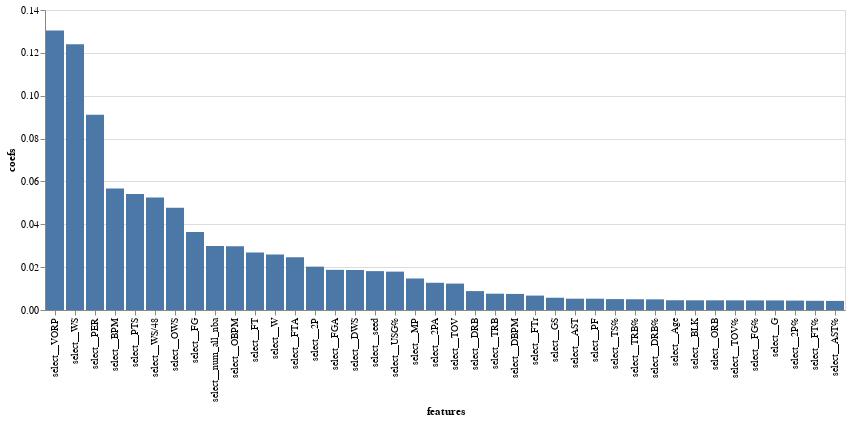

The notebook cell saved with this chart:
### Markdown cell above
We can also view which coefficients made the most impact on the model. We see that VORP was one of the strongest features in prediciting All-NBA status.

### Code cell
alt.Chart(coef_df_nz[0:40]).mark_bar().encode(
    y='coefs',
    x=alt.Y('features', sort='-y'))

### Figure 1 — Vega-Lite specification as saved in the notebook (floating-point values rounded to 4 significant figures)
{"config": {"view": {"continuousWidth": 400, "continuousHeight": 300}}, "data": {"name": "data-5017db4a74c0f46aa563855557c34f18"}, "mark": "bar", "encoding": {"x": {"field": "features", "sort": "-y", "type": "nominal"}, "y": {"field": "coefs", "type": "quantitative"}}, "$schema": "https://vega.github.io/schema/vega-lite/v4.17.0.json", "datasets": {"data-5017db4a74c0f46aa563855557c34f18": [{"coefs": 0.1305, "features": "select__VORP"}, {"coefs": 0.124, "features": "select__WS"}, {"coefs": 0.09114, "features": "select__PER"}, {"coefs": 0.05674, "features": "select__BPM"}, {"coefs": 0.05412, "features": "select__PTS"}, {"coefs": 0.0525, "features": "select__WS/48"}, {"coefs": 0.04777, "features": "select__OWS"}, {"coefs": 0.03645, "features": "select__FG"}, {"coefs": 0.02989, "features": "select__num_all_nba"}, {"coefs": 0.02977, "features": "select__OBPM"}, {"coefs": 0.02678, "features": "select__FT"}, {"coefs": 0.02591, "features": "select__W"}, {"coefs": 0.0246, "features": "select__FTA"}, {"coefs": 0.02023, "features": "select__2P"}, {"coefs": 0.01873, "features": "select__FGA"}, {"coefs": 0.01866, "features": "select__DWS"}, {"coefs": 0.01814, "features": "select__seed"}, {"coefs": 0.01791, "features": "select__USG%"}, {"coefs": 0.01471, "features": "select__MP"}, {"coefs": 0.01271, "features": "select__2PA"}, {"coefs": 0.01233, "features": "select__TOV"}, {"coefs": 0.008822, "features": "select__DRB"}, {"coefs": 0.007613, "features": "select__TRB"}, {"coefs": 0.007498, "features": "select__DBPM"}, {"coefs": 0.006727, "features": "select__FTr"}, {"coefs": 0.005728, "features": "select__GS"}, {"coefs": 0.00528, "features": "select__AST"}, {"coefs": 0.005275, "features": "select__PF"}, {"coefs": 0.005093, "features": "select__TS%"}, {"coefs": 0.005014, "features": "select__TRB%"}, {"coefs": 0.004957, "features": "select__DRB%"}, {"coefs": 0.004556, "features": "select__Age"}, {"coefs": 0.004522, "features": "select__BLK"}, {"coefs": 0.004521, "features": "select__ORB"}, {"coefs": 0.004506, "features": "select__TOV%"}, {"coefs": 0.004484, "features": "select__FG%"}, {"coefs": 0.004476, "features": "select__G"}, {"coefs": 0.004395, "features": "select__2P%"}, {"coefs": 0.004296, "features": "select__FT%"}, {"coefs": 0.004245, "features": "select__AST%"}]}}
